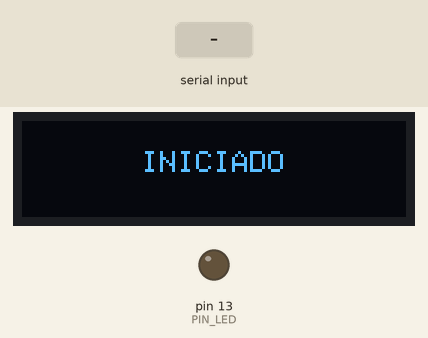
This sketch was run on a simulated Arduino Uno, built with avr-gcc and run on an emulated ATmega328P. Parts: 128×32 one-colour display, output pins drawn as LEDs (lit = HIGH). The test bench sets the inputs (shaded band). The display library's start-up logo is not drawn; what the sketch prints to the serial monitor is not drawn.

Above: at 3.2 s.
3.3 s: "H" received over the second serial link
At 3.8 s:
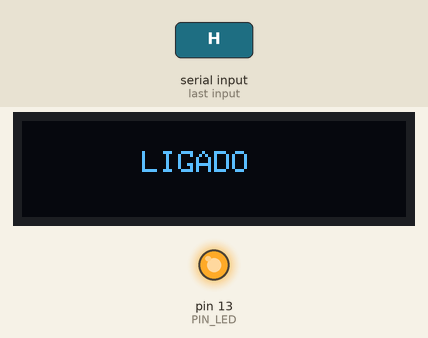
4.8 s: "h" received over the second serial link
At 6.0 s:
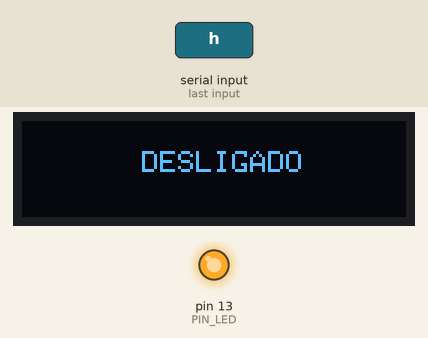
6.3 s: "L" received over the second serial link
At 7.3 s:
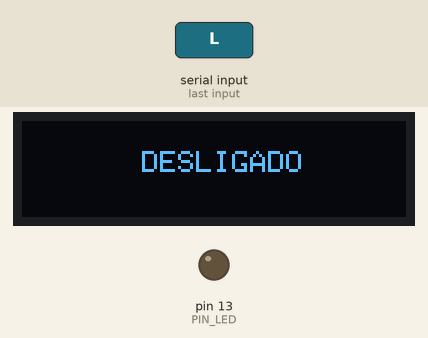
Timing chart, 0 to 9.3 s (numbered marks = the images above; inputs shaded):
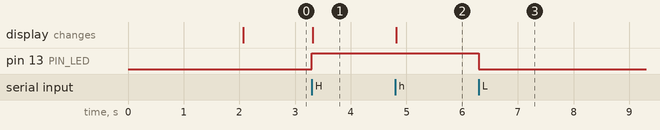

The sketch:

Nano_BlueTooth_OLED.ino
```cpp
#include <SoftwareSerial.h>
#include <SPI.h>
#include <Wire.h>
#include <Adafruit_GFX.h>
#include <Adafruit_SSD1306.h>

#define SCREEN_WIDTH 128 // OLED display width, in pixels
#define SCREEN_HEIGHT 32 // OLED display height, in pixels

// Declaration for an SSD1306 display connected to I2C (SDA, SCL pins)
// The pins for I2C are defined by the Wire-library.
// On an arduino UNO:       A4(SDA), A5(SCL)
// On an arduino MEGA 2560: 20(SDA), 21(SCL)
// On an arduino LEONARDO:   2(SDA),  3(SCL), ...
#define OLED_RESET     -1 // Reset pin # (or -1 if sharing Arduino reset pin)
#define SCREEN_ADDRESS 0x3C ///< See datasheet for Address; 0x3D for 128x64, 0x3C for 128x32
Adafruit_SSD1306 display(SCREEN_WIDTH, SCREEN_HEIGHT, &Wire, OLED_RESET);

SoftwareSerial HC05(6, 7); /* RX pino 7 , TX pino 6 */

#define PIN_LED 13

char saida;

void setup()
{
  pinMode(PIN_LED, OUTPUT);
  Serial.begin(115200); /* Porta Serial do computador */
  HC05.begin(115200);   /* Porta Serial do HC05 */
  Serial.println("Envie os comandos AT para configurar o HC05");

  if(!display.begin(SSD1306_SWITCHCAPVCC, SCREEN_ADDRESS)) {
    Serial.println(F("SSD1306 allocation failed"));
    for(;;); // Don't proceed, loop forever
  }

  display.display();
  delay(2000); // Pause for 2 seconds

  // Clear the buffer
  display.clearDisplay();
  display.display();

  display.clearDisplay();
  display.setTextSize(1);      // Normal 1:1 pixel scale
  display.setTextColor(SSD1306_WHITE); // Draw white text
  display.setCursor(40, 10);     // Start at top-left corner
  display.cp437(true);         // Use full 256 char 'Code Page 437' font
  display.write("INICIADO");
  display.display();
}

void loop()
{
  if (HC05.available())
  { /* Enquanto HC05 receber dados */
    while (HC05.available())
    {
      char c = HC05.read(); /* Lê os caractéres */

     if (c == 'H' || c == 'h')
      {
        digitalWrite(PIN_LED, HIGH);
        saida = c;
      }
      else if (c == 'L' || c == 'l')
      {
        digitalWrite(PIN_LED, LOW);
        saida = c;
      }

      Serial.write(c); /* Escreve os dados na Serial */

      display.clearDisplay();
      display.setTextSize(1);      // Normal 1:1 pixel scale
      display.setTextColor(SSD1306_WHITE); // Draw white text
      display.setCursor(40, 10);     // Start at top-left corner
      display.cp437(true);         // Use full 256 char 'Code Page 437' font
      display.write(saida=='H'?"LIGADO":"DESLIGADO");
      display.display();

    }
  }

  if (Serial.available())
  { /* Enquanto a Serial receber dados */
    delay(10);
    String comando = "";

    while (Serial.available())
    { /* Enquanto receber comandos */

      comando += (char)Serial.read(); /* Lê os caracteres */
    }
    Serial.println(comando);
    HC05.println(comando); /* Escreve os dados no HC05 */
  }
}
```

Measured:
- after the input at 3.3 s, pin 13 (PIN_LED): LOW → HIGH at once; the display: changes at once (image 1)
- after the input at 4.8 s, the display: changes at once (image 2)
- after the input at 6.3 s, pin 13 (PIN_LED): HIGH → LOW at once
